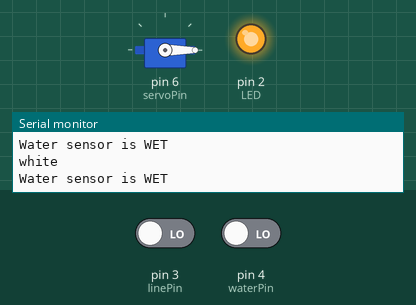
A sketch run on a simulated Arduino Uno, built with avr-gcc and run on an emulated ATmega328P. Parts: servo, output pins drawn as LEDs (lit = HIGH), the last lines printed to the serial monitor. Inputs (shaded band) come from the test bench; at power-on: pin 3 (linePin) LOW, pin 4 (waterPin) LOW.

Above: at 1.4 s.
1.5 s: pin 3 (linePin) driven HIGH
At 1.9 s:
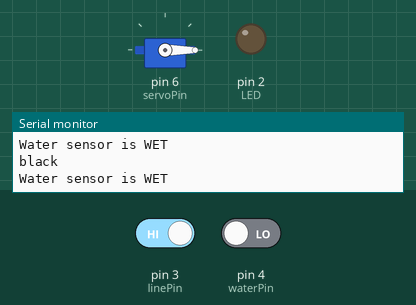
4.5 s: pin 3 (linePin) driven LOW
At 4.9 s:
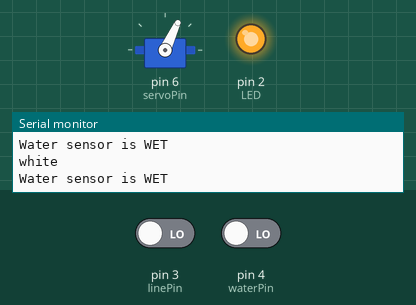
9.3 s: pin 3 (linePin) driven HIGH and pin 4 (waterPin) driven LOW
At 10.51 s:
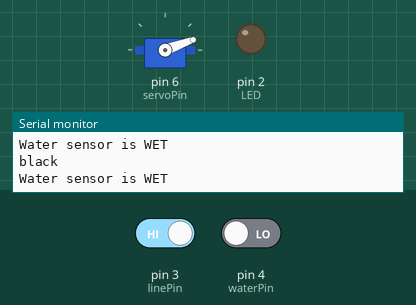
15.3 s: pin 3 (linePin) driven LOW
At 15.72 s:
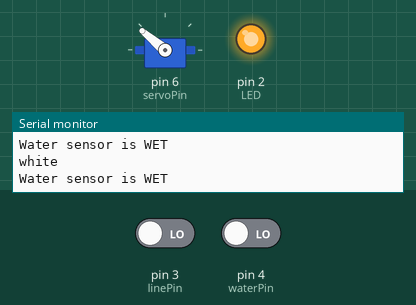
Timing chart, 0 to 19.3 s (numbered marks = the images above; inputs shaded):
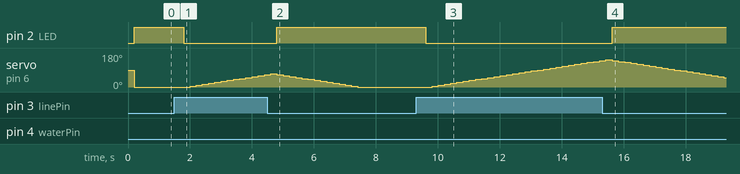

Measured:
- after the input at 1.5 s, pin 2 (LED): HIGH → LOW after 0.30 s; servo on pin 6 (servoPin): moves from 0° to 65° over 2.4 s, starting after 0.50 s
- after the input at 4.5 s, pin 2 (LED): LOW → HIGH after 0.31 s
- after the input at 9.3 s, pin 2 (LED): HIGH → LOW after 0.32 s; servo on pin 6 (servoPin): moves from 0° to 140° over 5.4 s, starting after 0.52 s
- after the input at 15.3 s, pin 2 (LED): LOW → HIGH after 0.32 s

The sketch:

Grove_Set_3_full.ino
```cpp
/*
   Set 3
   LED Socket Kit (D2): digital output
   Line Finder (D3): digital input
   Water Sensor (D4): digital/analog input
   Servo (D6): digital output
*/

// import libraries
#include <Servo.h>

// set pin numbers
#define LED 2                   // number of the LED pin
#define linePin 3               // number of the lineFinder pin
#define waterPin 4              // number of the waterSensor pin
#define servoPin 6              // number of the servo pin

// set helpful values
#define FULL_SERVO_ANGLE 150  //full value of the servo is 150 degrees

// define variables that will change
int pos = 0;    // variable to store the servo position
bool black = false;
bool dry = true;

Servo myServo;  // create servo object to control a servo

void setup()
{
  Serial.begin(9600);         // choose 9600 baud rate for serial monitor

  pinMode(LED, OUTPUT);       // initialize the LED pin as an output
  pinMode(waterPin, INPUT);   // initialize the waterPin as an input
  pinMode(linePin, INPUT);    // initialize the linePin as an input
  myServo.attach(servoPin);   // attaches the servo on servoPin to the servo object
}

/*
    Main loop function for program execution. Calls all the module functions.
    ChainableRGB amd buzzer are enabled by the switch.

    @param
    @return null
*/
void loop()
{
  delay(200);   // delay by 200ms
  servoControl();
  controlLED();
  lineFinder();
  waterSensor();
}

/*
    Rotates the servo CCW if black is detected. Rotates CW otherwise.

    @param
    @return null
*/
void servoControl()
{
  // set servo position depending on the presence of line

  if (black && pos <= FULL_SERVO_ANGLE)
  {
    pos += 5;   // increase servo position by 5 degrees
  } else if (!black && pos >= 0)
  {
    pos -= 5;   // decrease servo position by 5 degrees
  }

  myServo.write(pos);

  //Serial.println(pos);

  //  Serial.print("pos:");
  //  Serial.println(pos);

  //  // sample code to rotate servo slowly
  //  for (pos = 0; pos <= 180; pos += 1) { // goes from 0 degrees to 180 degrees
  //    // in steps of 1 degree
  //    myServo.write(pos);              // tell servo to go to position in variable 'pos'
  //    delay(15);                       // waits 15ms for the servo to reach the position
  //  }
  //  for (pos = 180; pos >= 0; pos -= 1) { // goes from 180 degrees to 0 degrees
  //    myServo.write(pos);              // tell servo to go to position in variable 'pos'
  //    delay(15);                       // waits 15ms for the servo to reach the position
  //  }
}

/*
    Lights up LED if black is detected.

    @param
    @return null
*/
void controlLED()
{
  if (black)
  {
    digitalWrite(LED, LOW);   // switch off LED
  } else {
    digitalWrite(LED, HIGH);  // switch on LED
  }
}

/*
    Detects the presence of black. Changes the global black variable accordingly.

    @param
    @return null
*/
void lineFinder()
{
  if (digitalRead(linePin) == HIGH)
  {
    Serial.println("black");
    black = true;
  } else {
    Serial.println("white");
    black = false;
  }
}

/*
    Detects the presence of water. Changes the global dry variable accordingly.

    @param
    @return null
*/
void waterSensor()
{
  dry = digitalRead(waterPin);
  if (dry)
  {
    Serial.println("Water sensor is DRY");
  } else {
    Serial.println("Water sensor is WET");
  }
}
```
